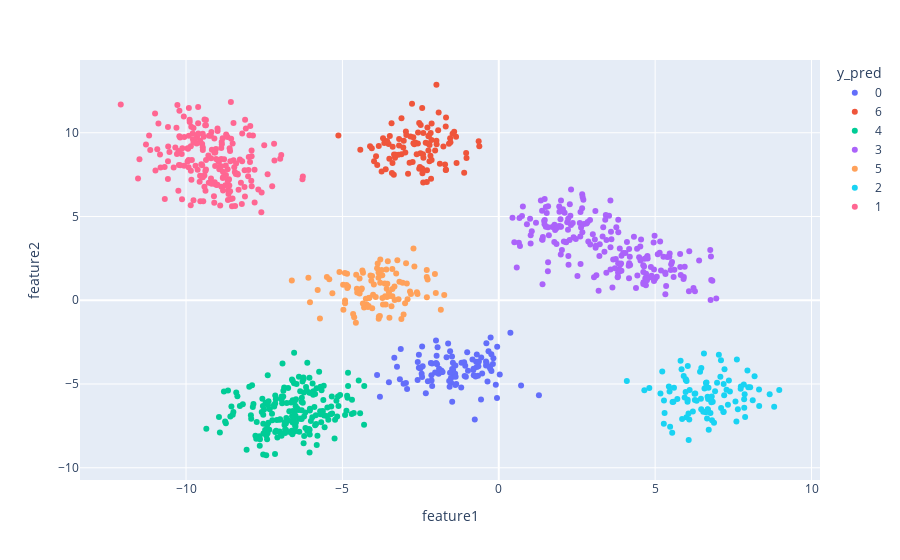

This figure's notebook cell:
### Code cell
# plotting using plotting express
# perfectly clusterd data
px.scatter(data, x='feature1', y='feature2', color='y_pred')
